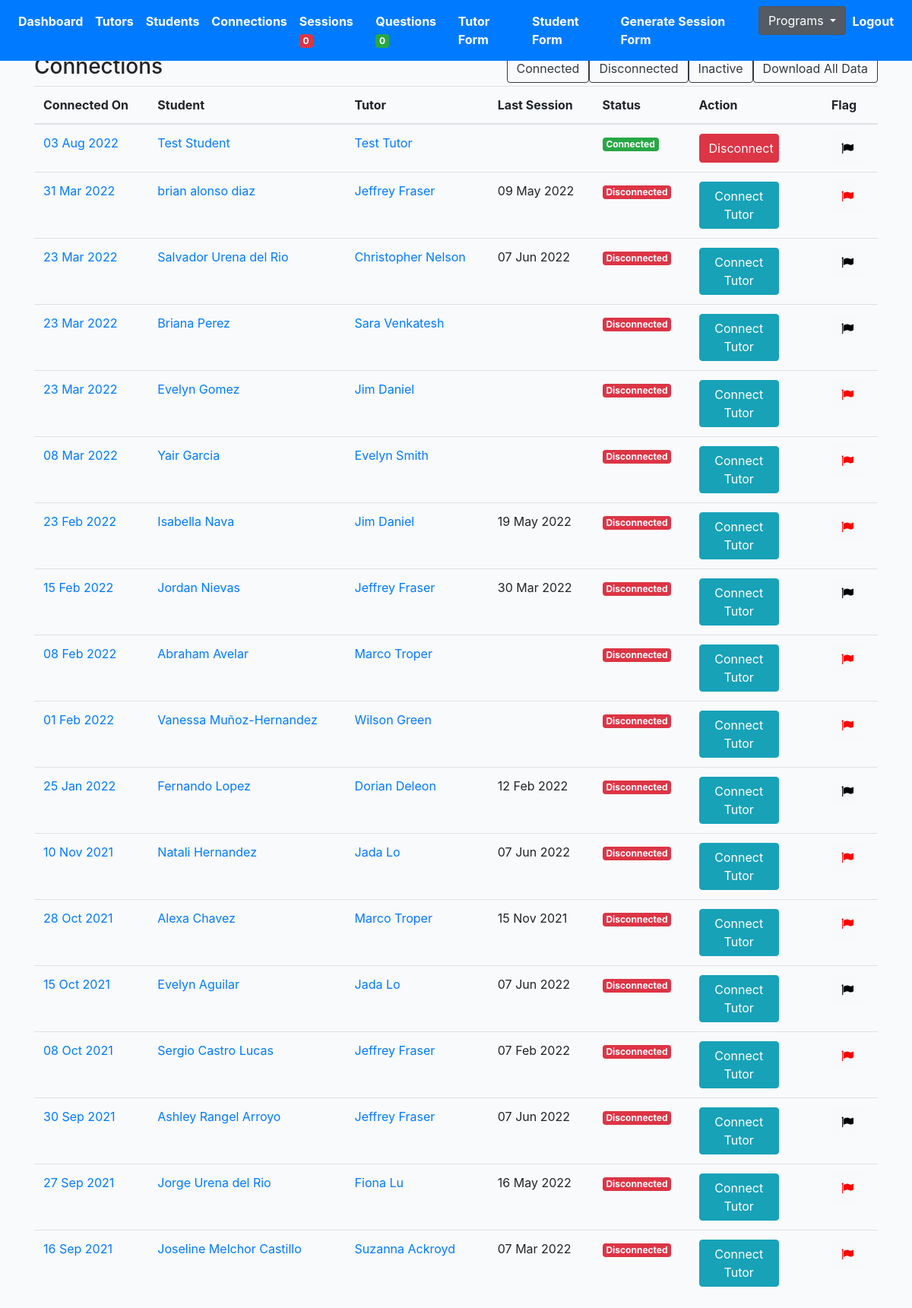
The app's page /tutoring/connections/ (signed in), older data.
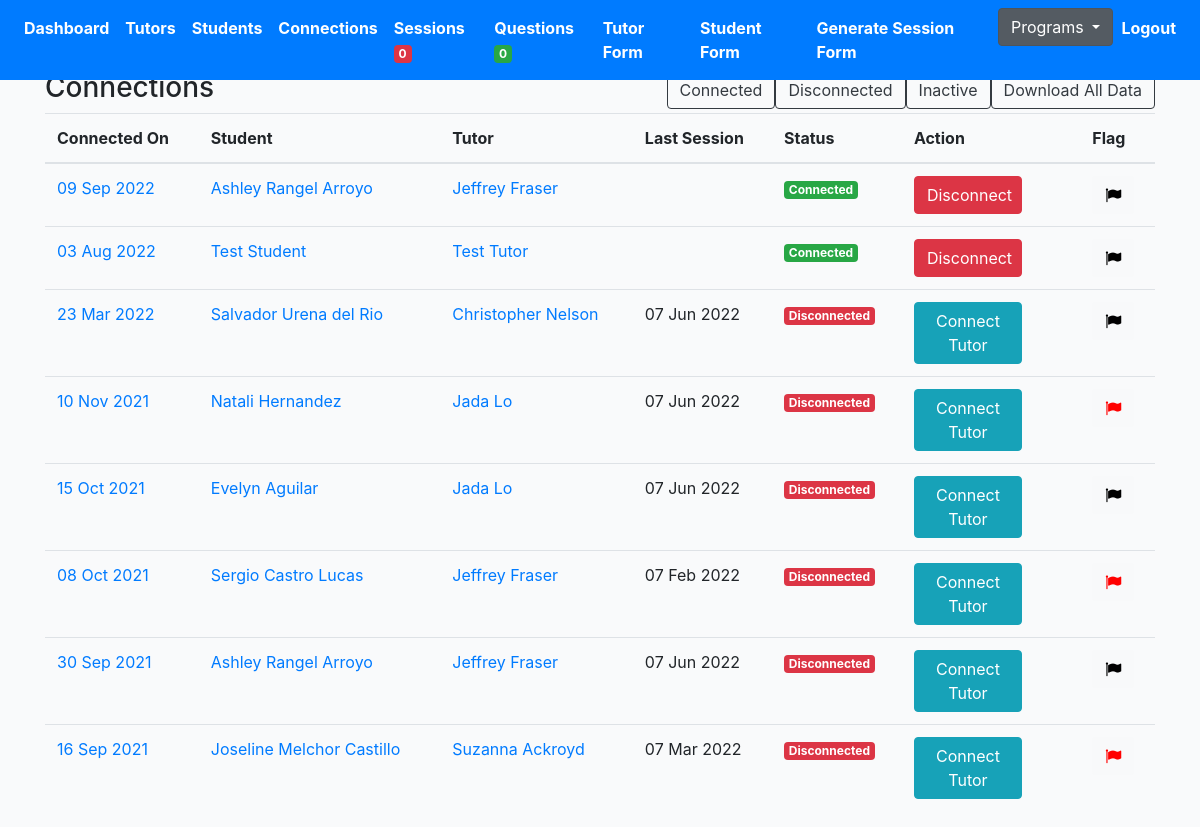
The same page, newer data.
### profiles/models.py (models this page shows, shortened)
class Connection(models.Model):
    created = models.DateTimeField(auto_now_add=True)
    student = models.ForeignKey(Profile, on_delete=models.CASCADE, related_name='student')
    tutor = models.ForeignKey(Profile, on_delete=models.CASCADE, related_name='tutor')
    status = models.CharField(max_length=200, choices=STATUS_CHOICES)
    updated = models.DateTimeField(auto_now=True)
    flag = models.BooleanField(default=False)
    note = models.TextField(null=True, blank=True, max_length=1000)
    def get_absolute_url(self):
        return reverse("profiles:connection-detail-view", kwargs={"pk": self.pk})
    def get_sessions(self):
        return self.session_set.filter(submit_status=True).order_by('-updated')[:1]

class Profile(models.Model):
    role = models.CharField(max_length=200, choices=ROLE_CHOICES_PROFILE, null=True)
    avatar = models.ImageField(default='avatar.png', upload_to='avatars/')
    first_name = models.CharField(max_length=200, blank=True)
    last_name = models.CharField(max_length=200, blank=True)
    email = models.EmailField(max_length=200, blank=True)
    student_grade = models.CharField(null=True, blank=True, max_length=200, choices=STUDENT_GRADE_CHOICES)
    grade = models.CharField(null=True, blank=True, max_length=200, choices=GRADE_CHOICES)
    academic_advisor = models.ForeignKey(Academicadvisor, null=True, blank=True, on_delete=models.CASCADE, related_name='academic_advisor')
    academic_advisor_email = models.EmailField(max_length=200, blank=True)
    subjects = models.ManyToManyField(Subject, blank=True, related_name='subjects')
    school = models.CharField(max_length=200, blank=True)
    friends = models.ManyToManyField("self", blank=True, related_name='testfriends')
    updated = models.DateTimeField(auto_now=True)
    created = models.DateTimeField(auto_now_add=True)
    slug = models.SlugField(unique=True, blank=True)
    flag = models.BooleanField(default=False)
    parent1_first_name = models.CharField(max_length=200, blank=True)
    parent1_last_name = models.CharField(max_length=200, blank=True)
    parent1_phone = models.CharField(max_length=200, blank=True)
    parent1_email = models.EmailField(max_length=200, blank=True)
    student_capacity = models.IntegerField(null=True, blank=True)
    phone = models.CharField(max_length=200, blank=True)
    question = models.TextField(null=True, blank=True, max_length=1000)
    languages = models.ManyToManyField(Language, blank=True, related_name='subjects')
    comfortable_share_phone = models.BooleanField(default=False)
    permission_share_grade = models.BooleanField(default=False)
    optional_school_loop_profile_link = models.TextField(null=True, blank=True, max_length=500)
    optional_school_loop_username = models.TextField(null=True, blank=True, max_length=500)
    optional_school_loop_password = models.TextField(null=True, blank=True, max_length=500)
    parent_languages = models.CharField(null=True, blank=True, max_length=200, choices=LANGUAGE_CHOICES)
    age = models.IntegerField(null=True, blank=True)
    ethnic = models.CharField(null=True, blank=True, max_length=200, choices=ETHNIC_CHOICES)
    note = models.TextField(null=True, blank=True, max_length=1000)
    interest = models.ManyToManyField(Interest, blank=True, related_name='interest')
    check = models.CharField(null=True, blank=True, max_length=200, choices=YES_NO)
    status = models.CharField(null=True, blank=True, max_length=200, choices=PROFILE_STATUS, default='active')
    connect_virtual = models.BooleanField(default=False)
    def get_absolute_url(self):
        return reverse("profiles:profile-detail-view", kwargs={"slug": self.slug})
    __initial_first_name = None
    __initial_last_name = None
    def __init__(self, *args, **kwargs):
        super().__init__(*args, **kwargs)
        self.__initial_first_name = self.first_name
        self.__initial_last_name = self.last_name

class Session(models.Model):
    connection = models.ForeignKey(Connection, on_delete=models.CASCADE)
    meet = models.IntegerField(null=True, blank=True)
    length = models.FloatField(null=True, blank=True)
    subjects = models.ManyToManyField(Subject, blank=True, related_name='sessionsubjects')
    updated = models.DateTimeField(auto_now=True, null=True, blank=True)
    created = models.DateTimeField(auto_now_add=True)
    help = models.TextField(null=True, blank=True, max_length=1000)
    support = models.ManyToManyField(Support, blank=True, related_name='supports')
    othersupport = models.CharField(null=True, blank=True, max_length=200)
    rate = models.IntegerField(null=True, blank=True)
    productivity = models.IntegerField(null=True, blank=True)
    question = models.TextField(null=True, blank=True, max_length=1000)
    disconnect = models.CharField(null=True, blank=True, max_length=200, choices=CONT_STATUS_CHOICES)
    submit_status = models.BooleanField(default=False)
    flag = models.BooleanField(default=False)
    reason_disconnect= models.TextField(null=True, blank=True, max_length=1000)
    urgent_check = models.BooleanField(default=False)

### profiles/views.py (the view)
# urls.py: path('connections/', ConnectionListView.as_view(), name='connection-list'),
@method_decorator(login_required, name='dispatch')
@method_decorator(allowed_users(allowed_roles=['tutor', 'admin']), name='dispatch')
class ConnectionListView(ListView):
    model = Connection
    template_name = 'tutor/connection-list.html'
    def get_queryset(self):
        qs = Connection.objects.all().order_by('-created')
        return qs

### cprofiles/context_processors.py (called while the page is built)
def choice_question(request):
    if(request.user.id):
        choice_unanswered_question_num = Question.objects.filter(status="UNANSWERED").count()
        choice_session_flag_num = Session.objects.filter(flag=True).count()
        return {
            'choice_unanswered_question_num' : choice_unanswered_question_num,
            'choice_session_flag_num' : choice_session_flag_num
        }
    return {}

### middleschool/context_processors.py (called while the page is built)
def middle_school_question(request):
    if(request.user.id):
        middle_school_unanswered_question_num = Question.objects.filter(status="UNANSWERED").count()
        middle_school_session_flag_num = Session.objects.filter(flag=True).count()
        return {
            'middle_school_unanswered_question_num' : middle_school_unanswered_question_num,
            'middle_school_session_flag_num' : middle_school_session_flag_num
        }
    return {}

### mprofiles/context_processors.py (called while the page is built)
def mentor_question(request):
    if(request.user.id):
        mentor_unanswered_question_num = Question.objects.filter(status="UNANSWERED").count()
        mentor_session_flag_num = Session.objects.filter(flag=True).count()
        return {
            'mentor_unanswered_question_num' : mentor_unanswered_question_num,
            'mentor_session_flag_num' : mentor_session_flag_num
        }
    return {}

### profiles/context_processors.py (called while the page is built)
def high_school_question(request):
    if(request.user.id):
        high_school_unanswered_question_num = Question.objects.filter(status="UNANSWERED").count()
        high_school_session_flag_num = Session.objects.filter(flag=True).count()
        return {
            'high_school_unanswered_question_num' : high_school_unanswered_question_num,
            'high_school_session_flag_num' : high_school_session_flag_num
        }
    return {}

### templates/tutor/connection-list.html (shortened to what this page needs)
{% extends 'base.html' %}
{% load static %}
{% block stylesheet %}{% static '/css/my_invites.css' %}{% endblock %}
{% block content %}
<div class="row">
    <div class="col-auto mr-auto">
        <h3>Connections</h3>
    </div>
    <div class="col-auto">
        <div class="btn-group" role="group" aria-label="Basic example">
            <form action="{% url 'profiles:search-connection' %}" method="POST">
                <button type="submit" class="btn btn-outline-dark">Connected</button>
            </form>
            <form action="{% url 'profiles:search-connection' %}" method="POST">
                <button type="submit" class="btn btn-outline-dark">Disconnected</button>
            </form>
            <form action="{% url 'profiles:search-connection' %}" method="POST">
                <button type="submit" class="btn btn-outline-dark">Inactive</button>
            </form>
            <form action="{% url 'profiles:export-tutoring-connection-list' %}" method="POST">
                <button type="submit" class="btn btn-outline-dark">Download All Data</button>
            </form>
        </div>
    </div>
</div>
<div class="table-responsive-lg">
    <table id="myTable" class="table">
        <thead>
            <tr>
                <th scope="col">Connected On</th>
                <th scope="col">Student</th>
                <th scope="col">Tutor</th>
                <th scope="col">Last Session</th>
                <th scope="col">Status</th>
                <th scope="col">Action</th>
                <th scope="col">Flag</th>
            </tr>
        </thead>
        <tbody>
            {% for obj in object_list %}
            <tr>
                <td><a href="{{obj.get_absolute_url}}">{{obj.created|date:"d M Y"}}</a></td>
                <td><a href="{{obj.student.get_absolute_url}}">{{obj.student.first_name}} {{obj.student.last_name}}</a>
                </td>
                <td><a href="{{obj.tutor.get_absolute_url}}">{{obj.tutor.first_name}} {{obj.tutor.last_name}}</a></td>
                <td>{% for session in obj.get_sessions %}{{session.updated|date:"d M Y"}}{% endfor %}</td>
                <td class="status{{obj.id}}">
                    {% if obj.status == 'connected' %}
                    <div><span class="badge badge-success">Connected</div>
                    {% elif obj.status == 'disconnected' %}
                    <div><span class="badge badge-danger">Disconnected</div>
                    {% elif obj.status == 'inactive' %}
                    <div><span class="badge badge-warning">Inactive</div>
                    {% endif %}
                </td>
                <td>
                    {% if obj.status == 'connected' %}
                    <form action="{% url 'profiles:remove-connect' %}" method="POST">
                        <button type="submit" class="btnSize btn btn-danger">Disconnect</button>
                    </form>
                    {% elif obj.status == 'disconnected' %}
                    <a href="{% url 'profiles:student-detail-view' obj.student.slug %}"><button type="submit"
                            class="btnSize btn btn-info">Connect Tutor</button></a>
                    {% endif %}
                </td>
                <td>
                    <form action="{% url 'profiles:flag-connection' %}" method="POST" class='like-form' id='{{obj.id}}'>
                        <button type="submit" class="like_btn btn btn-light like-btn{{obj.id}}">
                            {% if obj.flag == False %}
                            <i class="fa fa-flag thumb{{obj.id}}" style="color:black"></i>
                            {% else %}
                            <i class="fa fa-flag thumb{{obj.id}}" style="color:red"></i>
                            {% endif %}
                        </button>
                    </form>
                </td>
            </tr>
            {% endfor %}
        </tbody>
    </table>
</div>
{% endblock content %}

### templates/base.html (shortened to what this page needs)
{% load static %}
<!DOCTYPE html>
<html lang="en">
<head>
    <link href="https://netdna.bootstrapcdn.com/bootstrap/4.4.1/css/bootstrap.min.css" rel="stylesheet">
    <link href="https://maxcdn.bootstrapcdn.com/font-awesome/4.3.0/css/font-awesome.min.css" rel="stylesheet">
    <link rel="stylesheet" href="https://cdnjs.cloudflare.com/ajax/libs/Chart.js/2.8.0/Chart.min.css"
 />
    <link rel="stylesheet" type="text/css" href="https://cdn.datatables.net/1.10.22/css/jquery.dataTables.min.css">
    <link rel="stylesheet" href="{% static '/css/base.css' %}">
    <link rel="stylesheet" href="{% block stylesheet %}{% endblock %}">
    <link href="https://nightly.datatables.net/css/jquery.dataTables.css" rel="stylesheet" type="text/css" />
    <link rel="stylesheet" type="text/css"
        href="https://cdnjs.cloudflare.com/ajax/libs/select2/4.0.3/css/select2.min.css">
    <link href="//cdn.datatables.net/buttons/1.6.2/css/buttons.dataTables.min.css" rel="stylesheet" />
</head>
<body>
    <header class="pb-3">
        {% include 'navbar.html' %}
    </header>
    <div class="container">
        {% block content %}
        {% endblock content %}
    </div>
</body>
</html>

### templates/navbar.html (shortened to what this page needs)
<nav class="navbar navbar-expand-lg navbar-dark bg-primary fixed-top">
    <div class="collapse navbar-collapse" id="navbarSupportedContent">
        <ul class="navbar-nav mr-auto">
            <li class="nav-item active">
                <a class="nav-link" style="font-weight: bold" href="{% url 'profiles:dashboard' %}">Dashboard</a>
            </li>
            <li class="nav-item active">
                <a class="nav-link" style="font-weight: bold" href="{% url 'profiles:tutor-profiles-view' %}">Tutors</a>
            </li>
            <li class="nav-item active">
                <a class="nav-link" style="font-weight: bold"
                    href="{% url 'profiles:student-profiles-view' %}">Students</a>
            </li>
            <li class="nav-item active">
                <a class="nav-link" style="font-weight: bold"
                    href="{% url 'profiles:connection-view' %}">Connections</a>
            </li>
            <li class="nav-item active">
                <a class="nav-link" style="font-weight: bold" href="{% url 'profiles:session-view' %}">Sessions <span class="badge badge-danger">{{high_school_session_flag_num}}</span></a>
            </li>
            <li class="nav-item active">
                <a class="nav-link" style="font-weight: bold" href="{% url 'profiles:question-list-view' %}">Questions <span class="badge badge-success">{{high_school_unanswered_question_num}}</span></a>
            </li>
        </ul>
        <ul class="navbar-nav ml-auto">
            <li class="nav-item active">
                <a class="nav-link" style="font-weight: bold" href="{% url 'profiles:tutor-profile-form' %}"
                    target="_blank">Tutor Form</a>
            </li>
            <li class="nav-item active">
                <a class="nav-link" style="font-weight: bold" href="{% url 'profiles:student-profile-form' %}"
                    target="_blank">Student Form</a>
            </li>
            {% ifequal user.groups.all.0.name "admin" %}
            <li class="nav-item active">
                <a class="nav-link" style="font-weight: bold" href="{% url 'profiles:generate-session-form' %}">Generate
                    Session Form</a>
            </li>
            <div class="dropdown show">
                <a class="btn btn-secondary dropdown-toggle" href="#" role="button" id="dropdownMenuLink"
                    data-toggle="dropdown" aria-haspopup="true" aria-expanded="false">
                    Programs
                </a>
            </div>
            {% endifequal %}
            <li class="nav-item active">
                <a class="nav-link" style="font-weight: bold" href="{% url 'logout' %}">Logout</a>
            </li>
        </ul>
    </div>
</nav>

### core/static/css/base.css (style rules this page uses)
.container { width: 100%; padding-right: 15px; padding-left: 15px; margin-right: auto; margin-left: auto; margin-top: 55px; }
body { background:#FAFAFA; }

### core/static/css/my_invites.css (style rules this page uses)
body { margin-top:20px; background:#FAFAFA; }
body { background-color: #f9fafb; margin-top:0px; }

### templates/tutor/connection-list.html (style rules this page uses)
button.btnSize { width: 70%; height: 100%; }

Row changes from the older to the newer data that the page shows:
removed Connection: created "31 Mar 2022", student.first_name "brian", student.last_name "alonso diaz", tutor.first_name "Jeffrey", tutor.last_name "Fraser", status "Disconnected"
removed Session: updated "09 May 2022", shown under "31 Mar 2022"
removed Connection: created "23 Mar 2022", student.first_name "Briana", student.last_name "Perez", tutor.first_name "Sara", tutor.last_name "Venkatesh", status "Disconnected"
removed Connection: created "23 Mar 2022", student.first_name "Evelyn", student.last_name "Gomez", tutor.first_name "Jim", tutor.last_name "Daniel", status "Disconnected"
removed Connection: created "08 Mar 2022", student.first_name "Yair", student.last_name "Garcia", tutor.first_name "Evelyn", tutor.last_name "Smith", status "Disconnected"
removed Connection: created "23 Feb 2022", student.first_name "Isabella", student.last_name "Nava", tutor.first_name "Jim", tutor.last_name "Daniel", status "Disconnected"
removed Session: updated "19 May 2022", shown under "23 Feb 2022"
removed Connection: created "15 Feb 2022", student.first_name "Jordan", student.last_name "Nievas", tutor.first_name "Jeffrey", tutor.last_name "Fraser", status "Disconnected"
removed Session: updated "30 Mar 2022", shown under "15 Feb 2022"
removed Connection: created "08 Feb 2022", student.first_name "Abraham", student.last_name "Avelar", tutor.first_name "Marco", tutor.last_name "Troper", status "Disconnected"
removed Connection: created "01 Feb 2022", student.first_name "Vanessa", student.last_name "Muñoz-Hernandez", tutor.first_name "Wilson", tutor.last_name "Green", status "Disconnected"
removed Connection: created "25 Jan 2022", student.first_name "Fernando", student.last_name "Lopez", tutor.first_name "Dorian", tutor.last_name "Deleon", status "Disconnected"
removed Session: updated "12 Feb 2022", shown under "25 Jan 2022"
removed Connection: created "28 Oct 2021", student.first_name "Alexa", student.last_name "Chavez", tutor.first_name "Marco", tutor.last_name "Troper", status "Disconnected"
removed Session: updated "15 Nov 2021", shown under "28 Oct 2021"
removed Connection: created "27 Sep 2021", student.first_name "Jorge", student.last_name "Urena del Rio", tutor.first_name "Fiona", tutor.last_name "Lu", status "Disconnected"
removed Session: updated "16 May 2022", shown under "27 Sep 2021"
added Connection: created "09 Sep 2022", student.first_name "Ashley", student.last_name "Rangel Arroyo", tutor.first_name "Jeffrey", tutor.last_name "Fraser", status "Connected"
